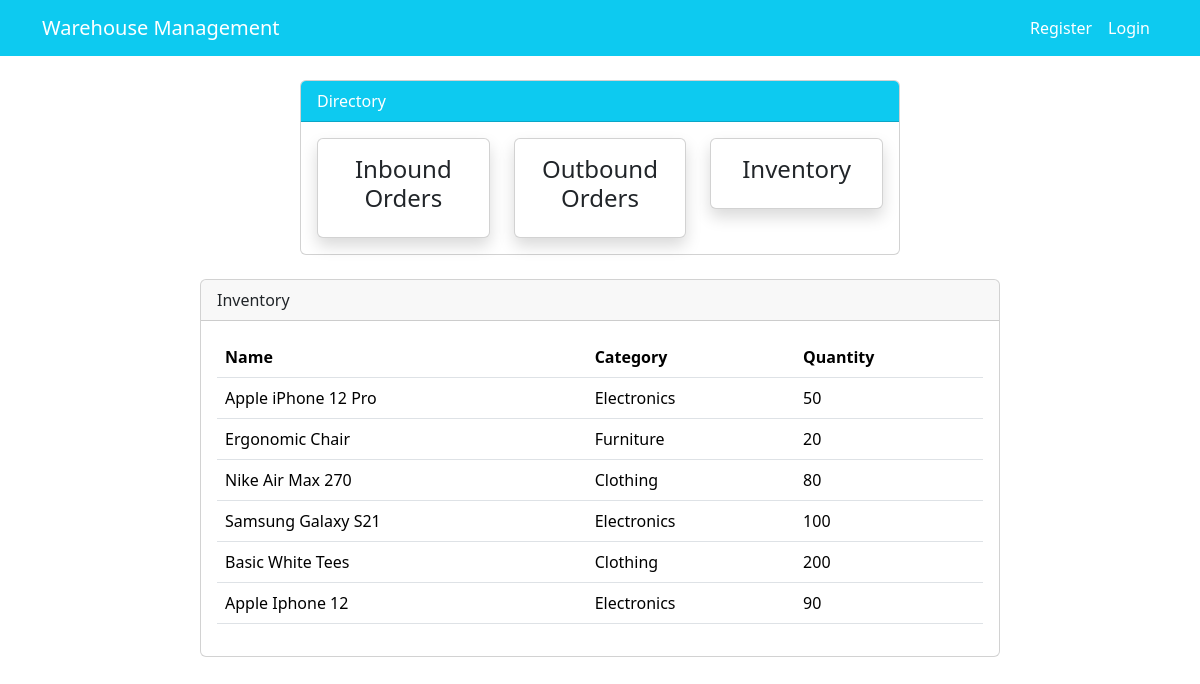
The app's page /main/inv with its own data.
### main_page/models.py (models this page shows, shortened)
class Product(models.Model):
    name = models.CharField(max_length=100, null =True)
    category = models.CharField(max_length=20, choices=category,null=True)
    quantity = models.PositiveIntegerField(null=True)
    sku = models.CharField(max_length=50,null=True)
    supplier = models.CharField(max_length=50,null=True)

### main_page/views.py (the view)
# urls.py: path("main/inv", views.staff_inventory, name = "staff_inventory"),
def staff_inventory(request):
    products = Product.objects.all()
    context ={
        "products": products,
    }
    return render(request,"main_page_templates/staff_inventory.html",context)

### templates/main_page_templates/staff_inventory.html (shortened to what this page needs)
{% extends "partials/base.html" %}
{% block content%}
{% include "main_page_templates/staff_index.html" %}
<br>
<div class="col-md-8 mx-auto">
    <div class="card">
        <div class="card-header">
            Inventory
        </div>
        <div class="card-body">
            <table class="table bg-white">
                <thead class="bg-info">
                    <tr class="text-white">
                        <th scope="col">Name</th>
                        <th scope="col">Category</th>
                        <th scope="col">Quantity</th>
                    </tr>
                </thead>
                <tbody>
                    {% for item in products %}
                    <tr>
                        <td>{{ item.name }}</td>
                        <td>{{ item.category }}</td>
                        <td>{{ item.quantity }}</td>
                    </tr>
                    {% endfor %}
                </tbody>
            </table>
        </div>
    </div>
</div>
{%endblock %}

### static/style.css (style rules this page uses)
body { background: rgb(230, 227, 227); }

### records on screen
Product: name "Apple iPhone 12 Pro", category "Electronics", quantity "50"
Product: name "Ergonomic Chair", category "Furniture", quantity "20"
Product: name "Nike Air Max 270", category "Clothing", quantity "80"
Product: name "Samsung Galaxy S21", category "Electronics", quantity "100"
Product: name "Basic White Tees", category "Clothing", quantity "200"
Product: name "Apple Iphone 12", category "Electronics", quantity "90"
